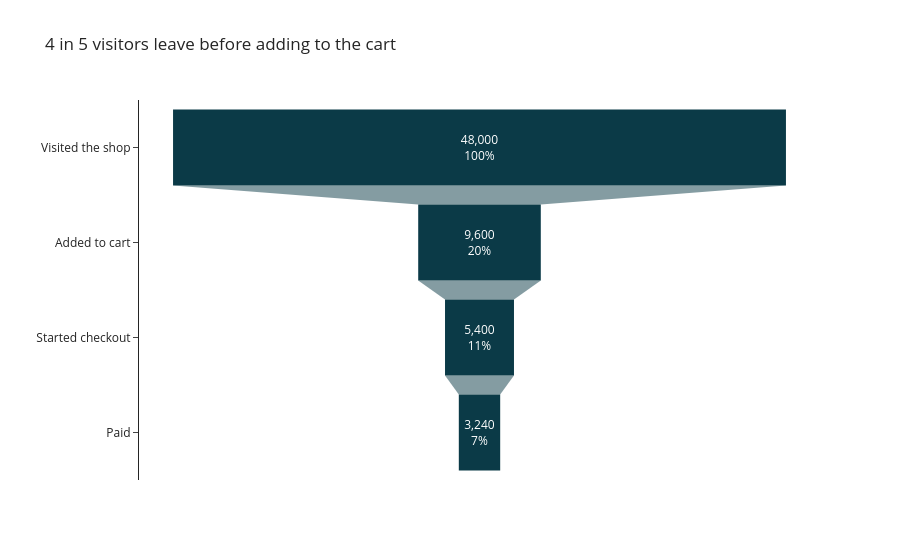

The notebook cell saved with this chart:
### Markdown cell above
### `px.funnel()`

### Code cell
fig = px.funnel(
    funnel, x='people', y='stage', template='simple_white',
    color_discrete_sequence=['#0b3a47'],
    labels={'people': 'People', 'stage': ''},
    title='4 in 5 visitors leave before adding to the cart')
fig.update_traces(
    texttemplate='%{x:,}<br>%{percentInitial:.0%}')
fig.show()

### Figure 1 — Plotly figure (JSON) as saved in the notebook; plotly's stock layout.template omitted (floating-point values rounded to 4 significant figures)
{"data": [{"hovertemplate": "People=%{x}<br>=%{y}<extra></extra>", "legendgroup": "", "marker": {"color": "#0b3a47"}, "name": "", "orientation": "h", "showlegend": false, "texttemplate": "%{x:,}<br>%{percentInitial:.0%}", "type": "funnel", "x": [48000, 9600, 5400, 3240], "xaxis": "x", "y": ["Visited the shop", "Added to cart", "Started checkout", "Paid"], "yaxis": "y"}], "layout": {"legend": {"tracegroupgap": 0}, "title": {"text": "4 in 5 visitors leave before adding to the cart"}, "xaxis": {"anchor": "y", "domain": [0.0, 1.0], "title": {"text": "People"}}, "yaxis": {"anchor": "x", "domain": [0.0, 1.0], "title": {"text": ""}}}}
